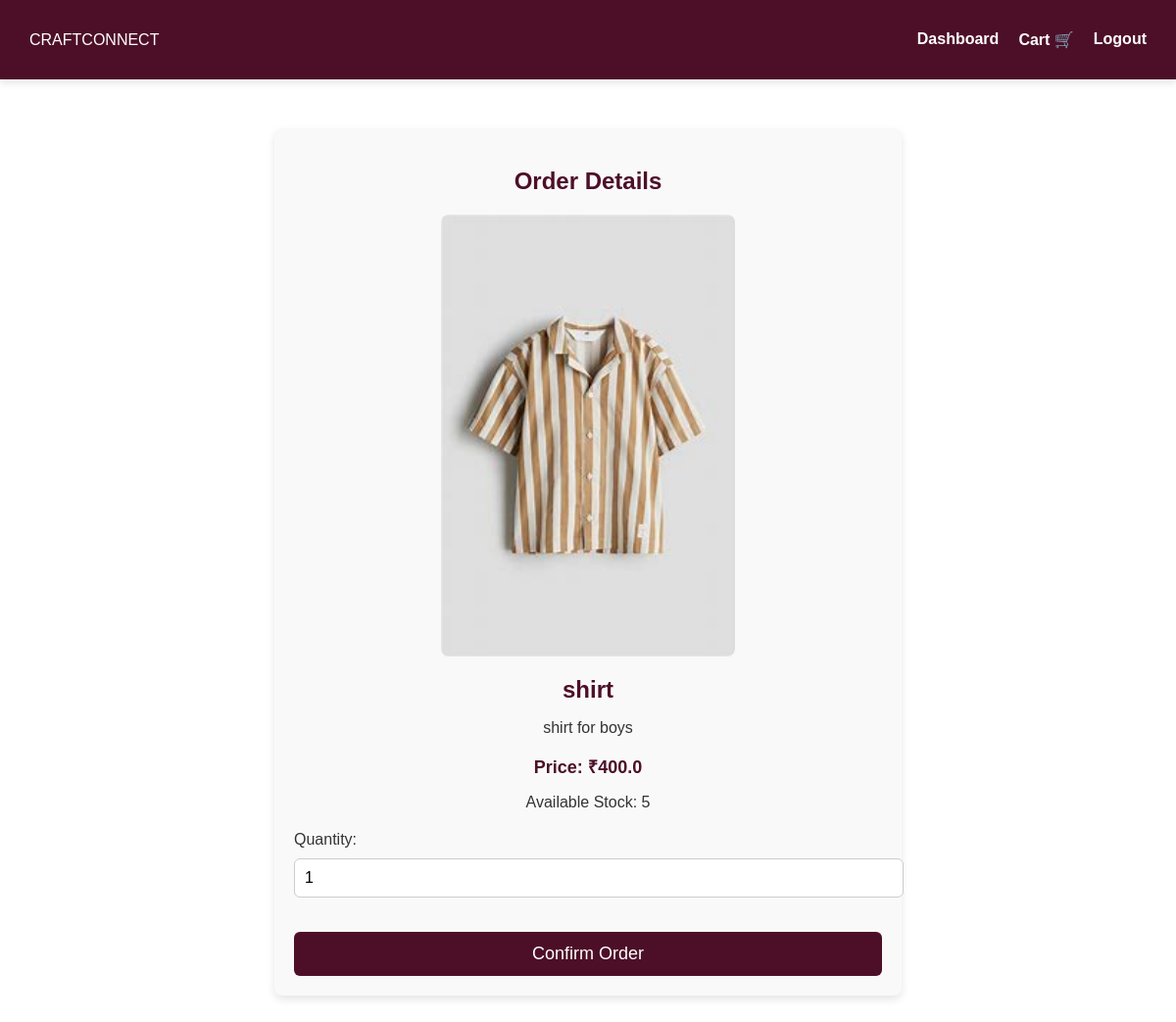
Page /order_page/3 on the committed database.
### tables this page shows
CREATE TABLE products (
            id INTEGER PRIMARY KEY AUTOINCREMENT,
            name TEXT NOT NULL,
            description TEXT NOT NULL,
            price REAL NOT NULL,
            image TEXT NOT NULL,
            manufacturer_id INTEGER, approved INTEGER DEFAULT 0, category TEXT, stock_limit INTEGER DEFAULT NULL, size_chart TEXT,
            FOREIGN KEY (manufacturer_id) REFERENCES users (id)
        );

### app.py (the view)
@app.route('/order_page/<int:product_id>', methods=['POST', 'GET'])
def order_page(product_id):
    conn = sqlite3.connect("craftconnect.db")
    cursor = conn.cursor()
    cursor.execute("""
        SELECT id, name, description, price, image, stock_limit
        FROM products
        WHERE id = ?
    """, (product_id,))
    product = cursor.fetchone()
    conn.close()
    if not product:
        flash("Product not found.", "error")
        return redirect(url_for('customer_dashboard'))
    return render_template("order_page.html", product=product)

### templates/order_page.html (shortened to what this page needs)
<!DOCTYPE html>
<html lang="en">
<head>
    <link rel="stylesheet" href="{{ url_for('static', filename='css/styles.css') }}">
</head>
<body>
    <nav class="navbar">
        <div class="logo">CRAFTCONNECT</div>
        <ul class="nav-links">
            <li><a href="{{ url_for('customer_dashboard') }}">Dashboard</a></li>
            <li><a href="{{ url_for('cart') }}">Cart 🛒</a></li>
            <li><a href="{{ url_for('logout') }}">Logout</a></li>
        </ul>
    </nav>
    <section class="order-container">
        <h1>Order Details</h1>
        <div class="product-summary">
            <img src="{{ url_for('static', filename='uploads/' + product[4]) }}" alt="{{ product[1] }}">
            <h2>{{ product[1] }}</h2>
            <p>{{ product[2] }}</p>
            <p class="price">Price: ₹{{ product[3] }}</p>
            {% if product[5] %}
                <p class="stock">Available Stock: {{ product[5] }}</p>
            {% else %}
                <p class="stock">Stock: Unlimited</p>
            {% endif %}
        </div>
        <form action="{{ url_for('confirm_order', product_id=product[0]) }}" method="POST">
            <label for="quantity">Quantity:</label>
            <input type="number" id="quantity" name="quantity" value="1" min="1" required>
            <button type="submit" class="button confirm-order">Confirm Order</button>
        </form>
    </section>
</body>
</html>

### static/css/styles.css (style rules this page uses)
body { margin: 0; padding: 0; font-family: Arial, sans-serif; background: white; color: #4D0F28; min-height: 100vh; box-sizing: border-box; }
.navbar { display: flex; justify-content: space-between; align-items: center; padding: 15px 30px; background: #4D0F28; color: white; box-shadow: 0px 4px 8px rgba(0, 0, 0, 0.1); }
.nav-links { list-style: none; display: flex; gap: 20px; }
.nav-links a { text-decoration: none; color: white; font-size: 16px; font-weight: bold; transition: color 0.3s ease; }
.button { display: inline-block; margin-top: 20px; padding: 12px 20px; font-size: 18px; background: #4D0F28; color: white; text-decoration: none; border-radius: 5px; transition: 0.3s ease; }
input, button { width: 100%; padding: 10px; margin-top: 5px; }
.order-container { max-width: 600px; margin: 50px auto; padding: 20px; background-color: #f9f9f9; border-radius: 8px; box-shadow: 0 4px 8px rgba(0, 0, 0, 0.1); text-align: left; }
.order-container h1 { text-align: center; color: #4D0F28; margin-bottom: 20px; }
.product-summary { text-align: center; margin-bottom: 20px; }
.product-summary img { width: 100%; max-width: 300px; display: block; margin: 0 auto 20px; border-radius: 8px; }
.product-summary h2 { font-size: 24px; color: #4D0F28; margin-bottom: 10px; }
.product-summary p { font-size: 16px; color: #333; margin-bottom: 10px; }
.product-summary .price { font-size: 18px; font-weight: bold; color: #4D0F28; margin-bottom: 15px; }
.order-container label { display: block; font-size: 16px; margin-bottom: 5px; color: #333; }
.order-container input { width: 100%; padding: 10px; margin-bottom: 15px; border: 1px solid #ccc; border-radius: 6px; font-size: 16px; }
.order-container button { width: 100%; padding: 12px; background: #4D0F28; color: white; border: none; border-radius: 6px; font-size: 18px; cursor: pointer; transition: background 0.3s ease; }
.price { font-size: 18px; font-weight: bold; color: #4D0F28; }

### rows in the picture
products: image+name (picture), name "shirt", description "shirt for boys", price "400.0", stock_limit "5"
